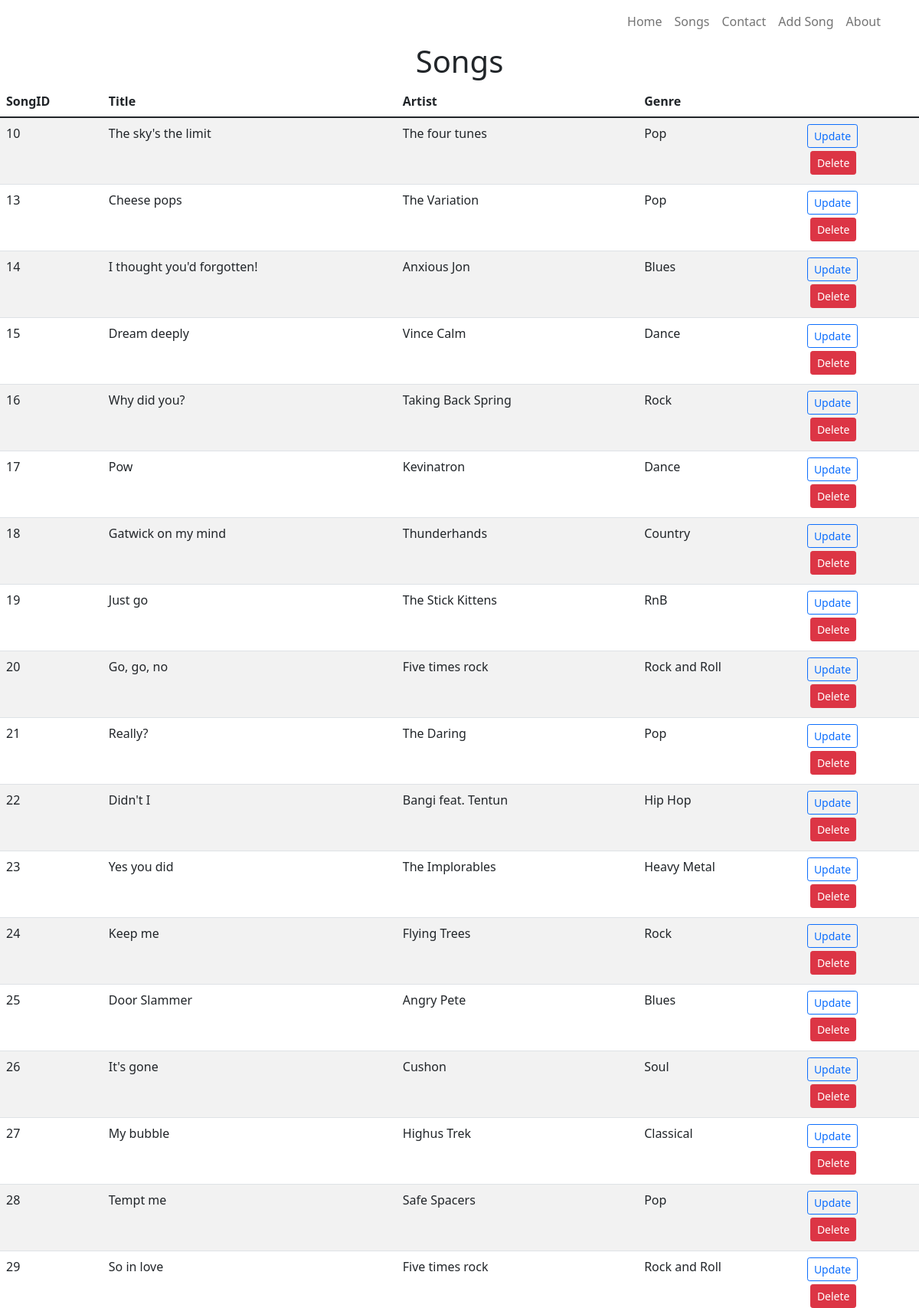
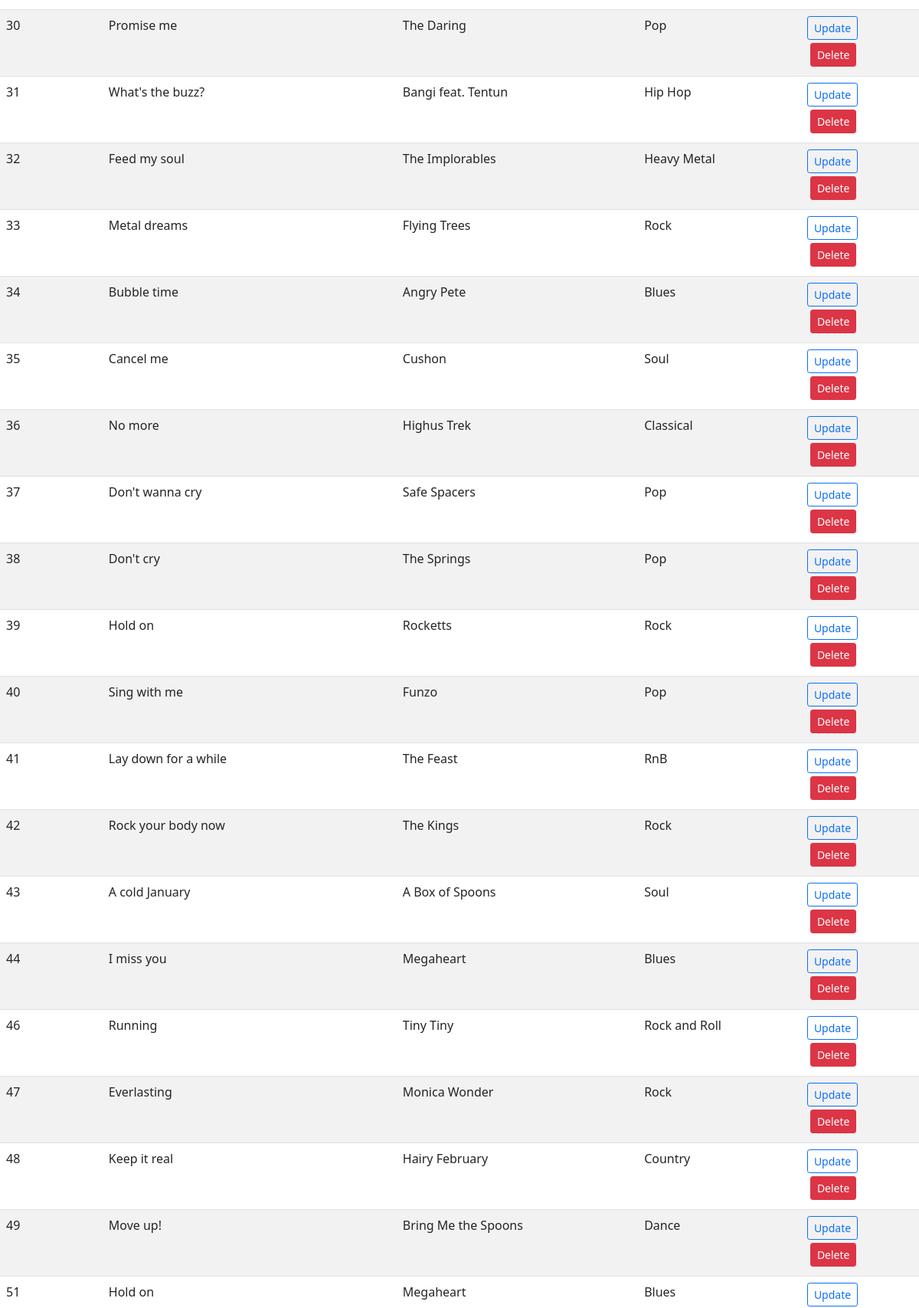
Screenshot of /songs (upper part) with the database file from the repository (2 pictures, top to bottom).
### tables this page shows
CREATE TABLE "songs" (
	"SongID"	INTEGER NOT NULL UNIQUE,
	"Title"	TEXT,
	"Artist"	TEXT,
	"Genre"	TEXT,
	PRIMARY KEY("SongID" AUTOINCREMENT)
);

### c9WebFlask/app.py (the view)
@app.route('/songs') # set the route for the songs.html
def songs():
    conn = sql.connect('finalproject/c7Music.db')
    conn.row_factory = sql.Row
    cursor = conn.cursor()
    cursor.execute('SELECT * FROM songs')
    getSongs = cursor.fetchall()
    return render_template('songs.html', title ='songs', songsInDB = getSongs)

### c9WebFlask/templates/songs.html
{% extends 'base.html' %} {% block content %}
<h1 class="text-lg-center">Songs</h1>
<table class="table table-hover border-2 table-striped">
    <thead>
        <th scope="col">SongID</th>
        <th scope="col">Title</th>
        <th scope="col">Artist</th>
        <th scope="col">Genre</th>
    </thead>
    <tbody>
        {% for row in songsInDB %}
        <tr>
            <td>{{row["SongID"]}}</td>
            <td>{{row["Title"]}}</td>
            <td>{{row["Artist"]}}</td>
            <td>{{row["Genre"]}}</td>
            <td>
                <button type="button" class="btn btn-outline-primary btn-sm">
                    <a class="text-decoration-none" href="{{url_for('update', songID=row['songID'])}}">Update</a>
                </button>
                <form action="{{url_for('delete', songID=row['songID'])}}" method="POST">
                    <input type="submit"
                           value="Delete"
                        onclick="confirm('Are you sure you want to delete this song')"
                        class="btn btn-danger btn-sm mt-1 m-lg-1" />
                </form>
            </td>
        </tr>
        {% endfor %}
    </tbody>
</table>
{% endblock content %}

### c9WebFlask/templates/base.html (shortened to what this page needs)
<!DOCTYPE html>
<html lang="en">
<head>
<link rel="stylesheet" href="https://cdn.jsdelivr.net/npm/bootstrap-icons@1.8.0/font/bootstrap-icons.css">
<link href="https://cdn.jsdelivr.net/npm/bootstrap@5.1.3/dist/css/bootstrap.min.css"
  rel="stylesheet"
/>
</head>
<body>
    <header class="container">
        <nav class="navbar navbar-expand-md navbar-light">
            <ul class="navbar-nav ms-auto text-center">
            <li> <a class="nav-link"  href="{{url_for('index')}}">Home</a></li>
            <li> <a class="nav-link"  href="{{url_for('songs')}}">Songs</a></li>
            <li> <a class="nav-link"  href="{{url_for('contact')}}">Contact</a></li>
            <li> <a class="nav-link"  href="{{url_for('addsongs')}}">Add Song</a></li>
            <li> <a class="nav-link"  href="{{url_for('about')}}">About</a></li>
            </ul>
        </nav>
    </header>
    <section>
        {% block content %}
        {% endblock content %}
    </section>
</body>
</html>

### rows the page displays
songs: SongID "10", Title "The sky's the limit", Artist "The four tunes", Genre "Pop"
songs: SongID "13", Title "Cheese pops", Artist "The Variation", Genre "Pop"
songs: SongID "14", Title "I thought you'd forgotten!", Artist "Anxious Jon", Genre "Blues"
songs: SongID "15", Title "Dream deeply", Artist "Vince Calm", Genre "Dance"
songs: SongID "16", Title "Why did you?", Artist "Taking Back Spring", Genre "Rock"
songs: SongID "17", Title "Pow", Artist "Kevinatron", Genre "Dance"
songs: SongID "18", Title "Gatwick on my mind", Artist "Thunderhands", Genre "Country"
songs: SongID "19", Title "Just go", Artist "The Stick Kittens", Genre "RnB"
songs: SongID "20", Title "Go, go, no", Artist "Five times rock", Genre "Rock and Roll"
songs: SongID "21", Title "Really?", Artist "The Daring", Genre "Pop"
songs: SongID "22", Title "Didn't I", Artist "Bangi feat. Tentun", Genre "Hip Hop"
songs: SongID "23", Title "Yes you did", Artist "The Implorables", Genre "Heavy Metal"
songs: SongID "24", Title "Keep me", Artist "Flying Trees", Genre "Rock"
songs: SongID "25", Title "Door Slammer", Artist "Angry Pete", Genre "Blues"
songs: SongID "26", Title "It's gone", Artist "Cushon", Genre "Soul"
songs: SongID "27", Title "My bubble", Artist "Highus Trek", Genre "Classical"
songs: SongID "28", Title "Tempt me", Artist "Safe Spacers", Genre "Pop"
songs: SongID "29", Title "So in love", Artist "Five times rock", Genre "Rock and Roll"
songs: SongID "30", Title "Promise me", Artist "The Daring", Genre "Pop"
songs: SongID "31", Title "What's the buzz?", Artist "Bangi feat. Tentun", Genre "Hip Hop"
songs: SongID "32", Title "Feed my soul", Artist "The Implorables", Genre "Heavy Metal"
songs: SongID "33", Title "Metal dreams", Artist "Flying Trees", Genre "Rock"
songs: SongID "34", Title "Bubble time", Artist "Angry Pete", Genre "Blues"
songs: SongID "35", Title "Cancel me", Artist "Cushon", Genre "Soul"
songs: SongID "36", Title "No more", Artist "Highus Trek", Genre "Classical"
songs: SongID "37", Title "Don't wanna cry", Artist "Safe Spacers", Genre "Pop"
songs: SongID "38", Title "Don't cry", Artist "The Springs", Genre "Pop"
songs: SongID "39", Title "Hold on", Artist "Rocketts", Genre "Rock"
songs: SongID "40", Title "Sing with me", Artist "Funzo", Genre "Pop"
songs: SongID "41", Title "Lay down for a while", Artist "The Feast", Genre "RnB"
songs: SongID "42", Title "Rock your body now", Artist "The Kings", Genre "Rock"
songs: SongID "43", Title "A cold January", Artist "A Box of Spoons", Genre "Soul"
songs: SongID "44", Title "I miss you", Artist "Megaheart", Genre "Blues"
songs: SongID "46", Title "Running", Artist "Tiny Tiny", Genre "Rock and Roll"
songs: SongID "47", Title "Everlasting", Artist "Monica Wonder", Genre "Rock"
songs: SongID "48", Title "Keep it real", Artist "Hairy February", Genre "Country"
songs: SongID "49", Title "Move up!", Artist "Bring Me the Spoons", Genre "Dance"
songs: SongID "51", Title "Hold on", Artist "Megaheart", Genre "Blues"
